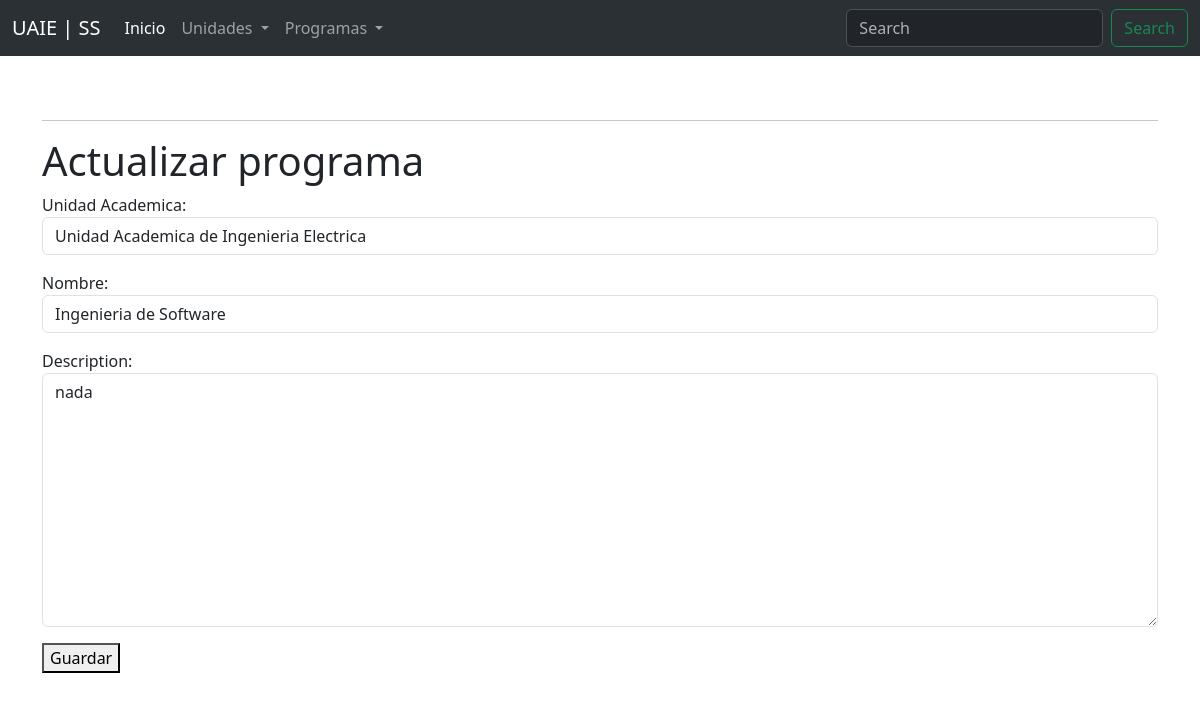
The app's page /programas/editar/6 with its own data.
### programa_academico/models.py (models this page shows, shortened)
class ProgramaAcademico(models.Model):
    unidad_academica = models.ForeignKey('programa_academico.UnidadAcademica', verbose_name='Unidad Academica', on_delete=models.CASCADE)
    nombre = models.CharField(max_length=150)
    descripcion = models.TextField('Description')

class UnidadAcademica(models.Model):
    nombre = models.CharField(max_length=150)
    descripcion = models.TextField('Description')
    def __str__(self) -> str:
        return self.nombre

### programa_academico/views.py (the view)
def editar_programa(request, id):
    programa = ProgramaAcademico.objects.get(id = id)
    if request.method == 'POST':
        form = FormProgramaAcademico(request.POST, instance=programa)
        if form.is_valid():
            form.save()
            return redirect('lista_programas')
    else:
        form = FormProgramaAcademico(instance=programa)
    context = {'form': form}
    return render(request, 'editar_programa.html', context)

### programa_academico/forms.py
class FormProgramaAcademico(forms.ModelForm):
    class Meta:
        model = ProgramaAcademico
        fields = '__all__'
        widgets = {
            'unidad_academica': forms.Select(
                attrs={
                    'class': 'form-control',
                }
            ),
            'nombre': forms.TextInput(
                attrs={
                    'class':'form-control',
                    'placeholder': 'UAIE',
                    }
            ),
            'descripcion': forms.Textarea(
                attrs={
                    'class': 'form-control',
                    'placeholder': 'Escribe una descripcion'
                }
            ),
        }

### programa_academico/templates/editar_programa.html (shortened to what this page needs)
{% extends 'base.html' %}
{% block contenido %}
<br>
<hr>
<body>
    <h1>Actualizar programa</h1>
    <form method="post">
        {{form.as_p}}
        <button type="submit">Guardar</button>
    </form>
</body>
{% endblock contenido %}

### records on screen
ProgramaAcademico: unidad_academica "Unidad Academica de Ingenieria Electrica", descripcion "nada"
UnidadAcademica: nombre "Ingenieria de Software"
